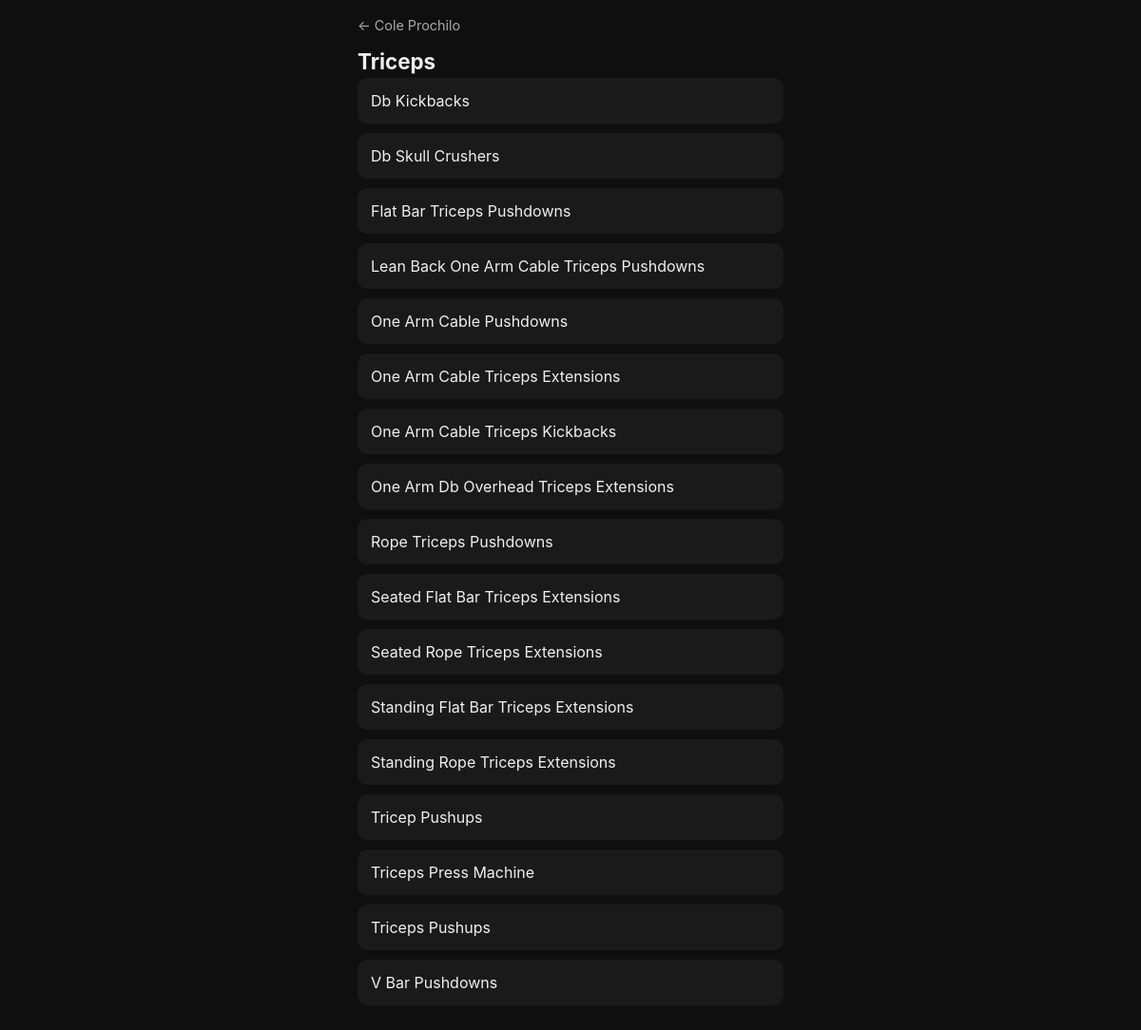
Before: /user/1/muscle/triceps with the older database file.
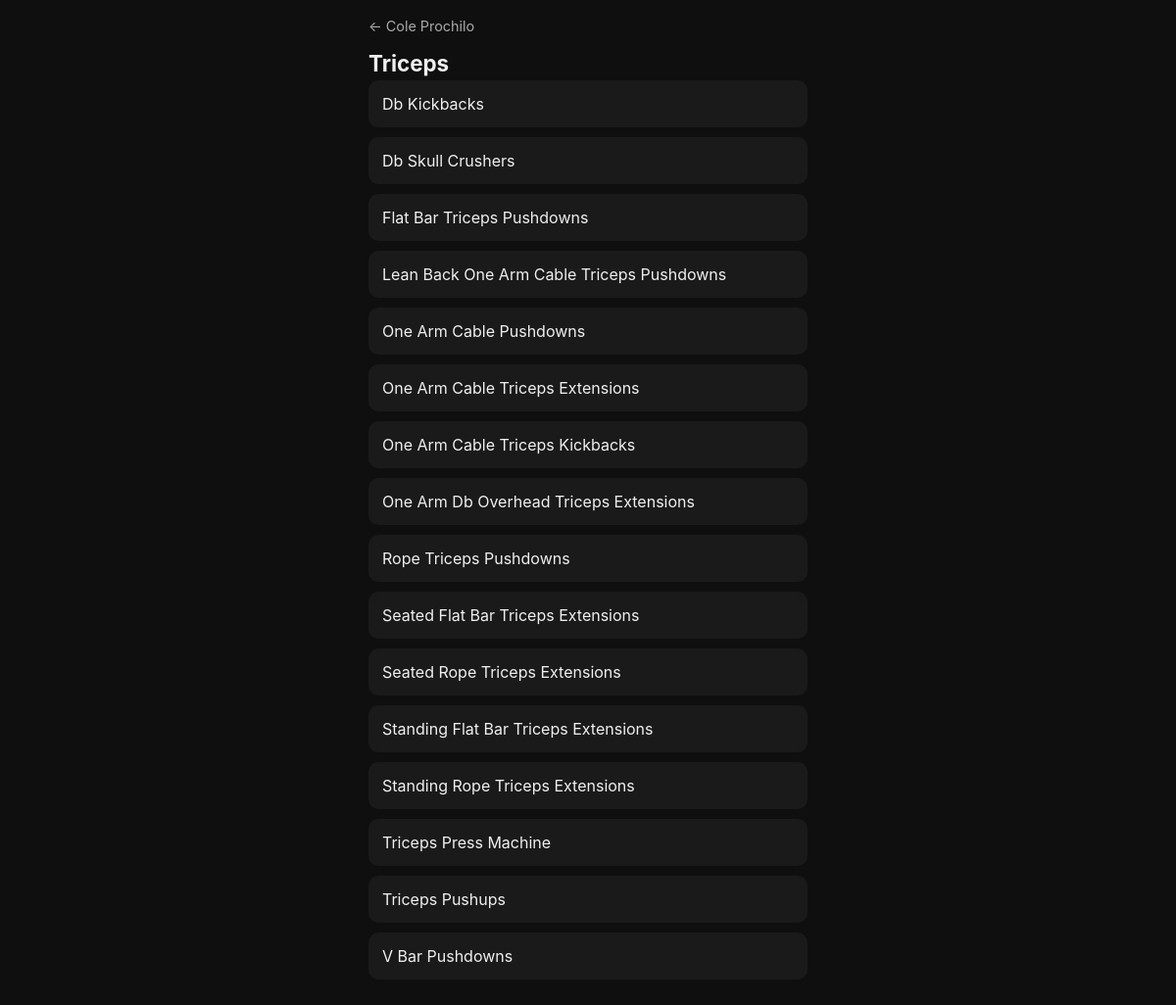
After: the same page with the newer database file.
### tables this page shows
CREATE TABLE users (
    user_id       INTEGER PRIMARY KEY AUTOINCREMENT,
    username      TEXT NOT NULL UNIQUE,
    password_hash TEXT NOT NULL,
    date_created  TEXT NOT NULL
);

CREATE TABLE exercises (
    exercise_id   INTEGER PRIMARY KEY AUTOINCREMENT,
    primary_name  TEXT NOT NULL UNIQUE,
    muscle_group  TEXT
);

### web_app.py (the view)
@app.route("/user/<int:user_id>/muscle/<group>")
def muscle_group(user_id, group):
    with get_conn() as conn:
        user = conn.execute("SELECT username FROM users WHERE user_id = ?", (user_id,)).fetchone()
        exercises = conn.execute(
            "SELECT exercise_id, primary_name FROM exercises WHERE muscle_group = ? ORDER BY primary_name",
            (group,)
        ).fetchall()
    return render_template("muscle_group.html", user_id=user_id, username=user[0],
                           group=group, exercises=exercises)

### db.py (called while the page is built)
def get_conn():
    conn = sqlite3.connect(DB_PATH)
    conn.execute("PRAGMA foreign_keys = ON")
    return conn

### templates/muscle_group.html
{% extends "base.html" %}
{% block content %}
<a class="back-link" href="{{ url_for('user_home', user_id=user_id) }}">← {{ username.title() }}</a>
<h1>{{ group.title() }}</h1>
{% for exercise_id, primary_name in exercises %}
<div class="card">
  <a href="{{ url_for('exercise_history', user_id=user_id, exercise_id=exercise_id) }}">{{ primary_name.title() }}</a>
</div>
{% endfor %}
{% endblock %}

### templates/base.html (shortened to what this page needs)
<!DOCTYPE html>
<html lang="en">
<head>
</head>
<body>
  {% block content %}{% endblock %}
</body>
</html>

### templates/base.html (style rules this page uses)
* { box-sizing: border-box; margin: 0; padding: 0; }
body { font-family: -apple-system, BlinkMacSystemFont, sans-serif; background: #0f0f0f; color: #f0f0f0; padding: 16px; max-width: 480px; margin: 0 auto; }
h1 { font-size: 1.4rem; margin-bottom: 4px; }
a { color: #4da6ff; text-decoration: none; }
.card { background: #1a1a1a; border-radius: 10px; padding: 14px; margin-bottom: 10px; }
.card a { display: block; font-size: 1rem; color: #f0f0f0; }
.back-link { display: inline-block; margin-bottom: 16px; font-size: 0.9rem; color: #aaa; }

Changed rows visible on the page:
removed exercises: title "Tricep Pushups"
